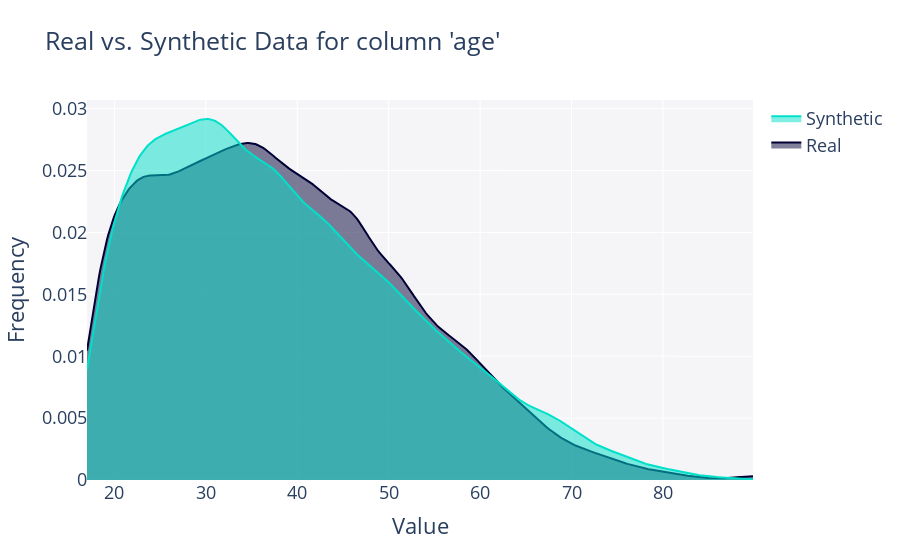

The cell this chart's notebook holds for it:
### Code cell
get_column_plot(
    real_data=df_train,
    synthetic_data=synthetic_data_gc,
    column_name='age',
    plot_type='distplot'
).show(renderer="vscode")

### Figure 1 — Plotly figure (JSON) as saved in the notebook; plotly's stock layout.template omitted (floating-point values rounded to 4 significant figures; data arrays with more than 128 entries replaced by an {"elided": "..."} marker saying what was removed)
{"data": [{"fill": "tozeroy", "hovertemplate": "<b>Real</b><br>Frequency: %{y}<extra></extra>", "legendgroup": "Real", "marker": {"color": "#000036"}, "mode": "lines", "name": "Real", "showlegend": true, "type": "scatter", "x": {"elided": "500 float values"}, "xaxis": "x", "y": {"elided": "500 float values"}, "yaxis": "y"}, {"fill": "tozeroy", "hovertemplate": "<b>Synthetic</b><br>Frequency: %{y}<extra></extra>", "legendgroup": "Synthetic", "marker": {"color": "#01E0C9"}, "mode": "lines", "name": "Synthetic", "showlegend": true, "type": "scatter", "x": {"elided": "500 float values"}, "xaxis": "x", "y": {"elided": "500 float values"}, "yaxis": "y"}], "layout": {"barmode": "overlay", "font": {"size": 18}, "hovermode": "closest", "legend": {"traceorder": "reversed"}, "plot_bgcolor": "#F5F5F8", "title": {"text": "Real vs. Synthetic Data for column 'age'"}, "xaxis": {"anchor": "y2", "domain": [0, 1], "title": {"text": "Value"}, "zeroline": false}, "yaxis": {"anchor": "free", "domain": [0, 1], "position": 0, "title": {"text": "Frequency"}}}}
